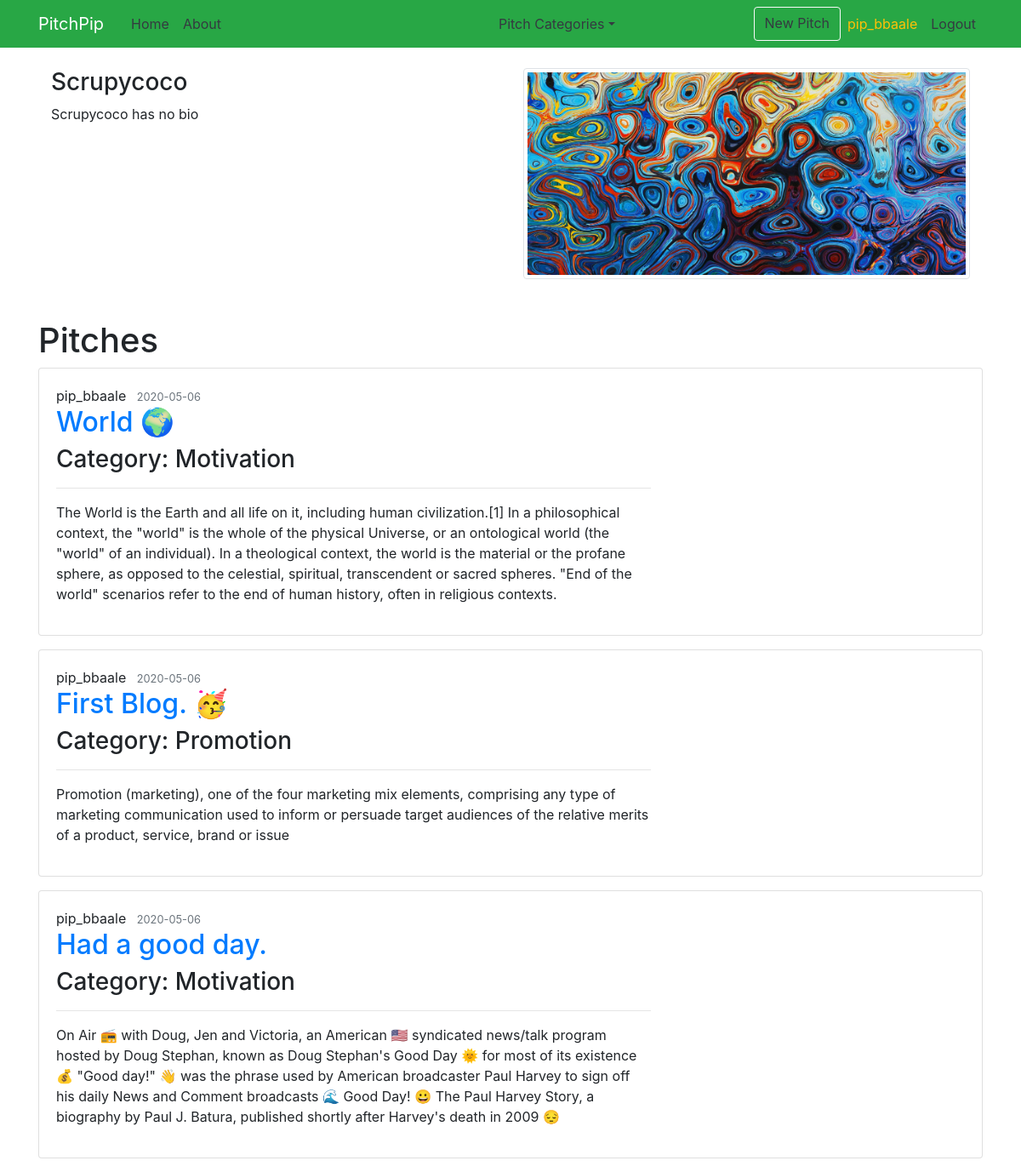
Page /account/scrupycoco (signed in) on the earlier database version.
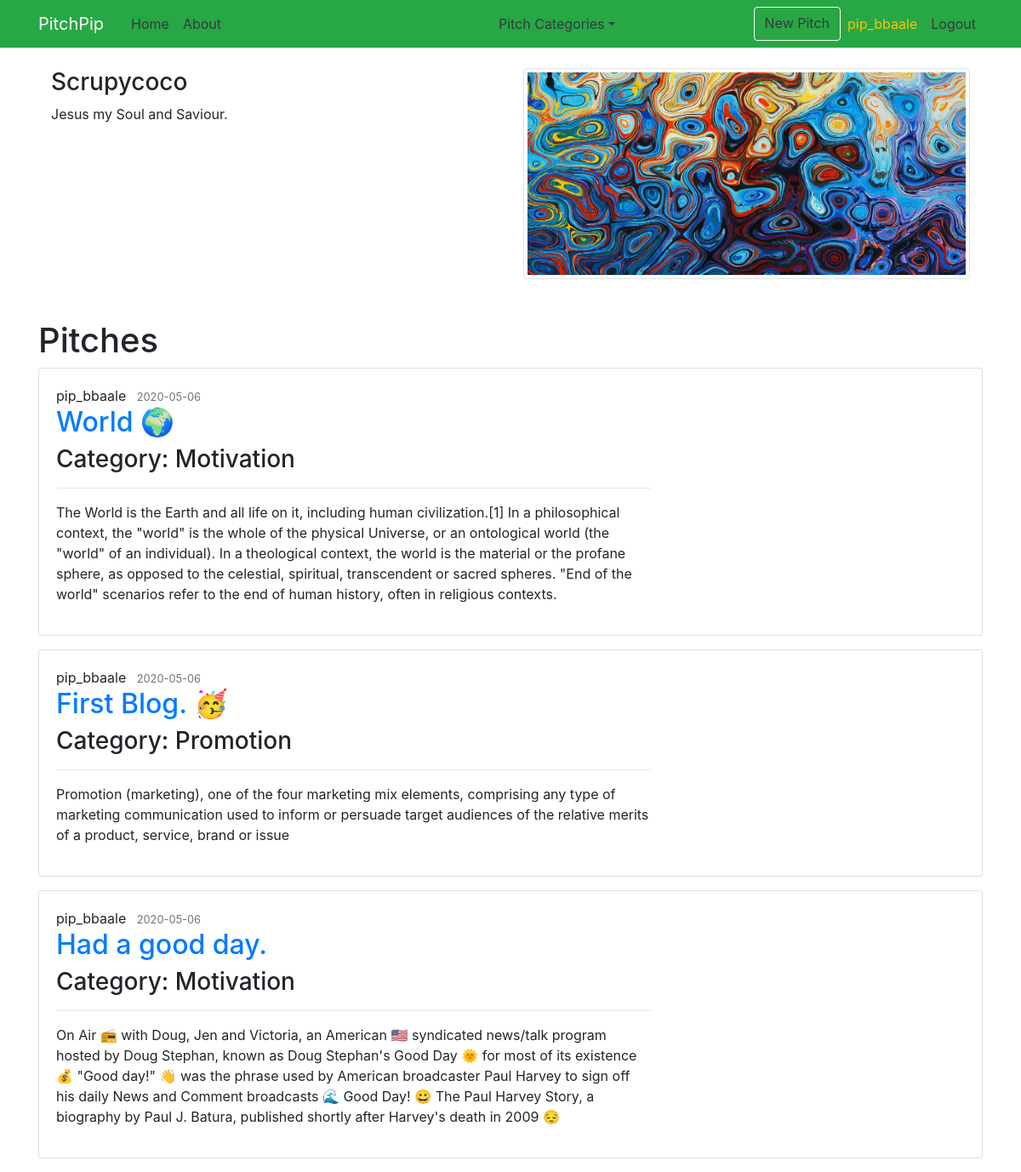
Same page on the later database version.
### Pitching/models.py (models this page shows, shortened)
class User(db.Model, UserMixin):
    __tablename__='user'
    id = db.Column(db.Integer, primary_key=True)
    username = db.Column(db.String(20), unique=True, nullable=False)
    email = db.Column(db.String(120), unique=True, nullable=False)
    bio = db.Column(db.String(255))
    image_file = db.Column(db.String(20), nullable=False, default='default.jpg')
    password = db.Column(db.String(60), nullable=False)
    posts = db.relationship('Post', backref='author', lazy=True)

class Post(db.Model):
    __tablename__='post'
    id = db.Column(db.Integer, primary_key=True)
    title = db.Column(db.String(100), nullable=False)
    date_posted = db.Column(db.DateTime, nullable=False, default=datetime.utcnow)
    content = db.Column(db.Text, nullable=False)
    user_id = db.Column(db.Integer, db.ForeignKey('user.id'), nullable=False)
    category = db.Column(db.String)
    upvotes = db.Column(db.Integer)
    downvotes = db.Column(db.Integer)
    comments = db.relationship('Comment', backref = 'post', lazy = 'dynamic')

### Pitching/routes.py (the view)
@app.route("/account/<uname>")
@login_required
def account(uname):
    user = User.query.filter_by(username = uname).first()
    if user is None:
        abort(404)
    posts = Post.query.filter_by(user_id=current_user.id).all()
    return render_template('account.html', title='Account', user = user, posts=posts)

### Pitching/models.py (called while the page is built)
@login_manager.user_loader
def load_user(user_id):
    return User.query.get(int(user_id))

### Pitching/templates/account.html (shortened to what this page needs)
{% extends 'layout.html'%}
{% block content %}
<div class="container">
<div class="row">
  <div class="col-md-6">
    <h3> {{user.username| capitalize}} </h3>
    {% if user.bio %}
      <p> {{user.bio}}</p>
    {%else%}
      <p> {{user.username| capitalize}} has no bio </p>
    {% endif %}
  </div>
  <div class="col-md-6">
    {% if user.image_file %}
    <img src="{{url_for('static',filename=user.image_file)}}" alt="" class="img-thumbnail ">
    {%else%}
    <p>No profile picture</p>
    {% endif %}
  </div>
</div>
<br><br>
<div class="row">
  <h1>Pitches</h1>
  {% for post in posts %}
  <div class="card mb-3">
    <div class="row no-gutters">
        <div class="col-md-8">
        <div class="card-body">
            <span class="mr-2 card-title" href="#">{{ post.author.username }}</span>
            <small class="text-muted">{{ post.date_posted.strftime('%Y-%m-%d') }}</small>
            <h2><a class="article-title text-primary" href="{{ url_for('post', post_id=post.id) }}">{{ post.title }}</a></h2>
            <h3 class="article-title">Category: {{ post.category }}</h3>
            <hr>
            <p class="article-content">{{ post.content }}</p>
        </div>
        </div>
    </div>
  </div>
  {% endfor %}
</div>
</div>
{% endblock %}

### Pitching/templates/layout.html (shortened to what this page needs)
<!DOCTYPE html>
<html>
<head>
    <link rel="stylesheet" href="https://maxcdn.bootstrapcdn.com/bootstrap/4.0.0/css/bootstrap.min.css">
    <link rel="stylesheet" type="text/css" href="{{url_for('static', filename='styles.css')}}">
</head>
<body>
    <header class="site-header">
      <nav class="navbar navbar-expand-md navbar-dark bg-success fixed-top">
        <div class="container">
          <a class="navbar-brand mr-4" href="/">PitchPip</a>
          <div class="collapse navbar-collapse" id="navbarToggle">
            <div class="navbar-nav mr-auto">
              <a class="nav-item nav-link text-dark" href="{{ url_for('home') }}">Home</a>
              <a class="nav-item nav-link text-dark" href="{{ url_for('about') }}">About</a>
            </div>
            <div class="navbar-nav mx-auto">
              <li class="nav-item dropdown">
                <a class="nav-link dropdown-toggle text-dark" href="#" id="navbarDropdown" role="button" data-toggle="dropdown" aria-haspopup="true" aria-expanded="false">Pitch Categories</a>
            </li>
            </div>
            <div class="navbar-nav">
              {% if current_user.is_authenticated %}
                <a class="btn btn-outline-light text-dark" href="{{ url_for('new_post') }}">New Pitch</a>
                <a class="nav-item nav-link text-warning" href="{{ url_for('account',uname=current_user.username) }}">{{current_user.username}}</a>
                <a class="nav-item nav-link text-dark" href="{{ url_for('logout') }}">Logout</a>
              {% else %}
                <a class="nav-item nav-link text-dark" href="{{ url_for('login') }}">Login</a>
                <a class="nav-item nav-link text-dark" href="{{ url_for('register') }}">Register</a>
              {% endif %}
            </div>
          </div>
        </div>
      </nav>
    </header>
    <main role="main" class="container">
      <div class="row">
        <div class="col-md-12">
          {% block content %}{% endblock %}
          </div>
      </div>
    </main>
</body>
</html>

### Pitching/static/styles.css (style rules this page uses)
body { margin-top: 5rem; }

Differences in the rows shown:
changed User "Scrupycoco": bio (not shown) → "Jesus my Soul and Saviour."; username "Scrupycoco" → (not shown)
Other differences:
text no longer shown: "has no bio"
